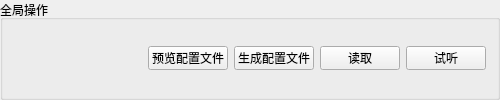
                   <widget class="QGroupBox" name="groupBox_16">
                    <property name="sizePolicy">
                     <sizepolicy hsizetype="Fixed" vsizetype="Fixed">
                      <horstretch>0</horstretch>
                      <verstretch>0</verstretch>
                     </sizepolicy>
                    </property>
                    <property name="minimumSize">
                     <size>
                      <width>500</width>
                      <height>0</height>
                     </size>
                    </property>
                    <property name="maximumSize">
                     <size>
                      <width>500</width>
                      <height>16777215</height>
                     </size>
                    </property>
                    <property name="title">
                     <string>全局操作</string>
                    </property>
                    <layout class="QVBoxLayout" name="verticalLayout_32">
                     <item>
                      <layout class="QGridLayout" name="gridLayout_18">
                       <item row="1" column="0">
                        <spacer name="horizontalSpacer_28">
                         <property name="orientation">
                          <enum>Qt::Horizontal</enum>
                         </property>
                         <property name="sizeHint" stdset="0">
                          <size>
                           <width>40</width>
                           <height>20</height>
                          </size>
                         </property>
                        </spacer>
                       </item>
                       <item row="1" column="3">
                        <widget class="QPushButton" name="CfgCmdReadAllBtn">
                         <property name="maximumSize">
                          <size>
                           <width>16777215</width>
                           <height>24</height>
                          </size>
                         </property>
                         <property name="text">
                          <string>读取</string>
                         </property>
                        </widget>
                       </item>
                       <item row="1" column="5">
                        <widget class="QPushButton" name="CfgCmdWriteAllBtn">
                         <property name="maximumSize">
                          <size>
                           <width>16777215</width>
                           <height>24</height>
                          </size>
                         </property>
                         <property name="text">
                          <string>试听</string>
                         </property>
                        </widget>
                       </item>
                       <item row="1" column="2">
                        <widget class="QPushButton" name="CfgCreatFileBtn">
                         <property name="maximumSize">
                          <size>
                           <width>16777215</width>
                           <height>24</height>
                          </size>
                         </property>
                         <property name="text">
                          <string>生成配置文件</string>
                         </property>
                        </widget>
                       </item>
                       <item row="1" column="1">
                        <widget class="QPushButton" name="PreviewCfgFileBtn">
                         <property name="maximumSize">
                          <size>
                           <width>16777215</width>
                           <height>24</height>
                          </size>
                         </property>
                         <property name="text">
                          <string>预览配置文件</string>
                         </property>
                        </widget>
                       </item>
                      </layout>
                     </item>
                    </layout>
                   </widget>
